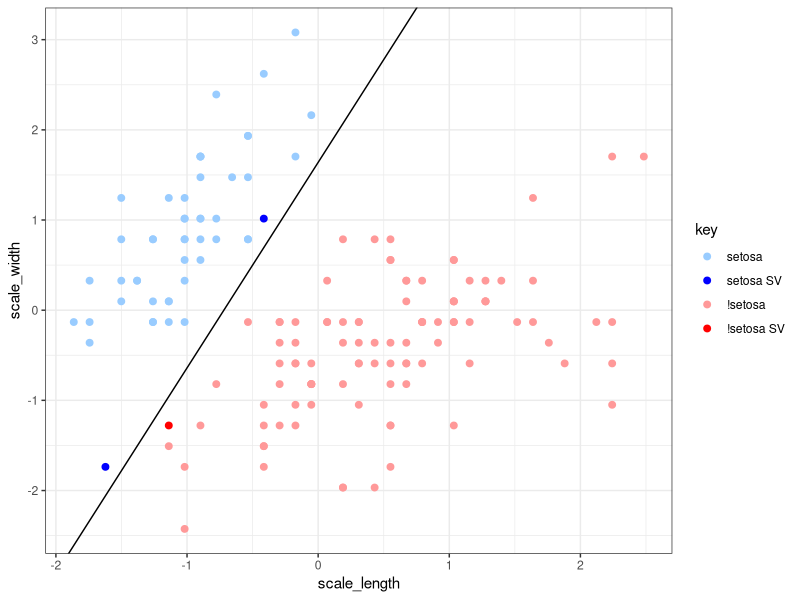
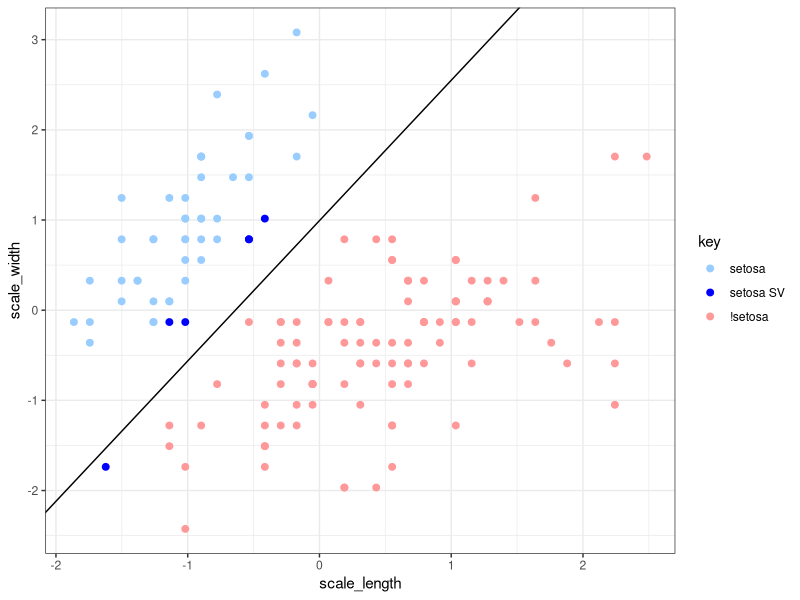
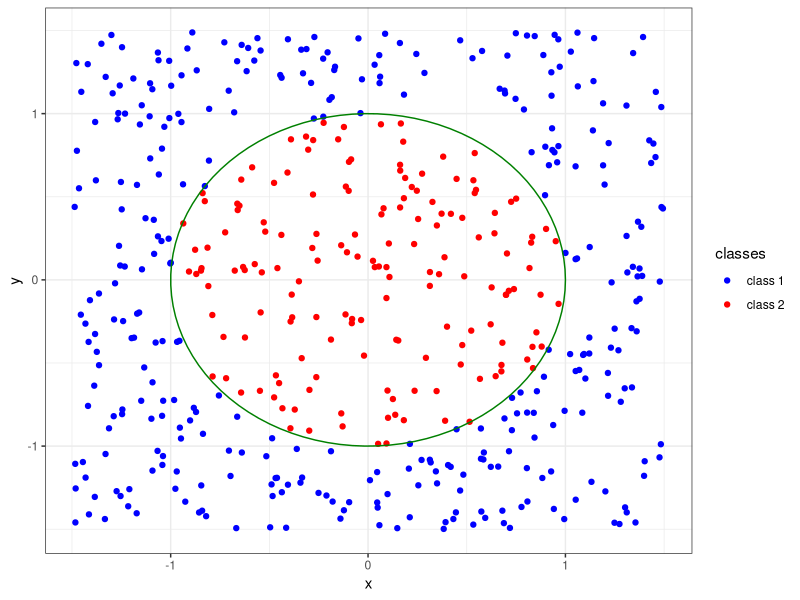
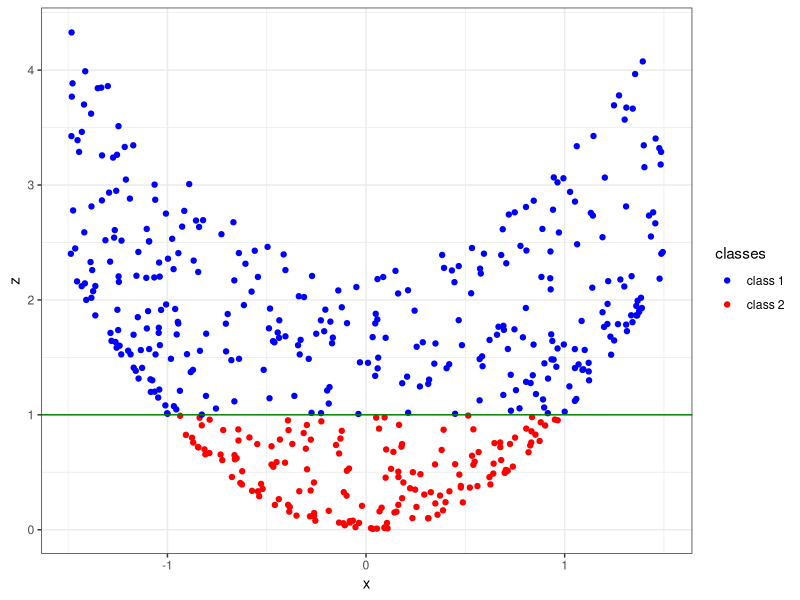
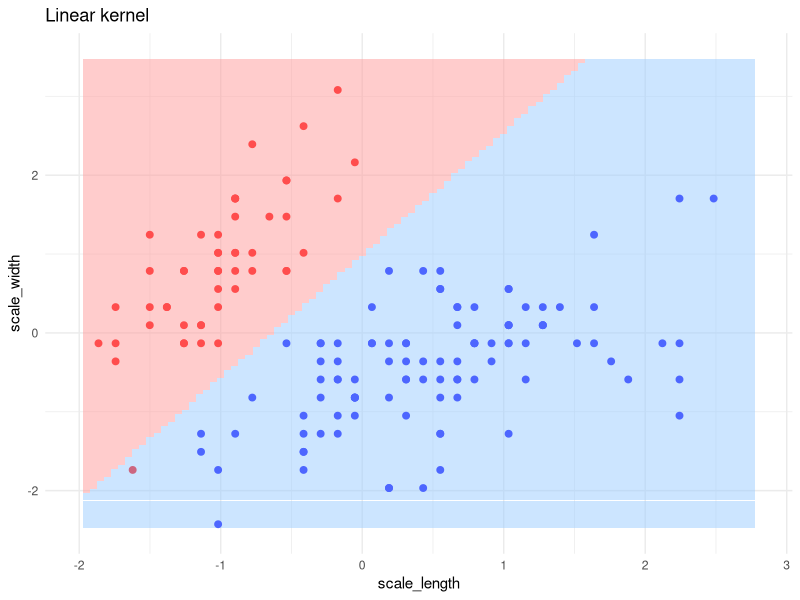
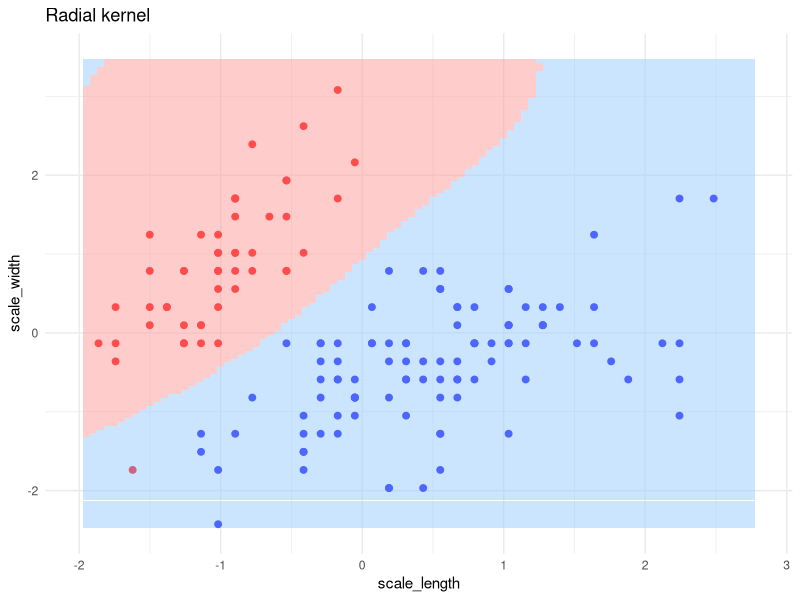
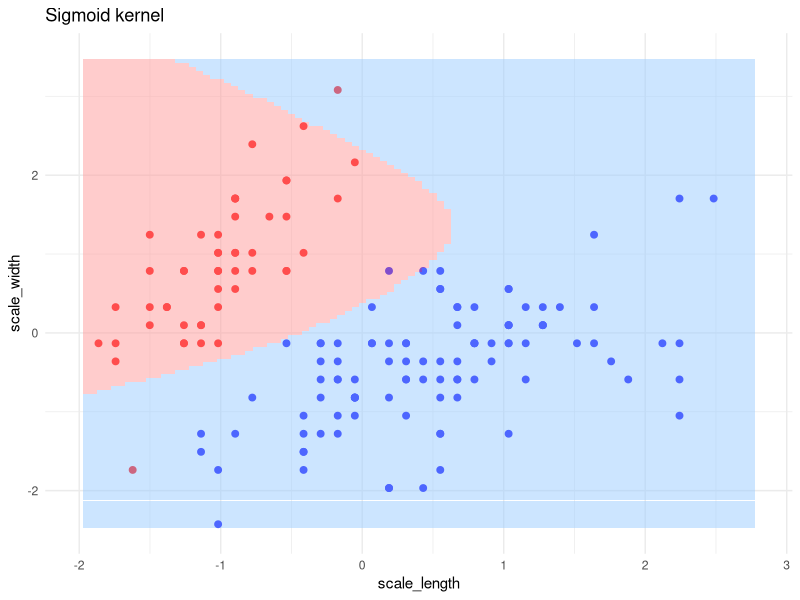

Reproduce these figures in R, in order.
## ---- chunk 1
knitr::opts_chunk$set(echo = TRUE)
## ---- chunk 2
library(tidyverse)
iris <- iris %>% rename("length" = "Sepal.Length" , "width" = "Sepal.Width") %>% mutate(setosa =as.factor(ifelse(Species=="setosa", "yes", "no")))
## ---- chunk 3
library(e1071)
svm_iris <- svm(setosa ~ width + length, data=iris, kernel="linear", cost=100)
## ---- chunk 4
iris_plot <- iris %>% mutate(scale_length=scale(length)[,1], scale_width=scale(width)[,1], index=1:n())

index_setosa <- which(iris$Species == "setosa")
index_nosetosa <- which(iris$Species != "setosa")
svm_setosa <- svm_iris$index[which(svm_iris$index %in% index_setosa)]
svm_nosetosa <- svm_iris$index[which(svm_iris$index %in% index_nosetosa)]

colors <- rep(1, 150)
colors[svm_setosa] <- 2
colors[index_nosetosa] <- 3
colors[svm_nosetosa] <- 4

iris_plot <- iris_plot %>% mutate(colors=as.factor(colors))

#coefficients of hyperplane
line <- coef(svm_iris)
line <- line/line[2]


ggplot(iris_plot, aes(scale_length, scale_width, col=colors)) + geom_point(size=2) + theme_bw() + scale_color_manual(name="key", values=c("#99CCFF", "#0000FF", "#FF9999", "#FF0000"), labels=c("setosa", "setosa SV", "!setosa", "!setosa SV")) + geom_abline(intercept = -line[1], slope = - line[3])

## ---- chunk 5
svm_iris0 <- svm(setosa ~ width + length, data=iris, kernel="linear", cost=1)

svm_setosa <- svm_iris0$index[which(svm_iris0$index %in% index_setosa)]
svm_nosetosa <- svm_iris$index0[which(svm_iris0$index %in% index_nosetosa)]

colors0 <- rep(1, 150)
colors0[svm_setosa] <- 2
colors0[index_nosetosa] <- 3
colors0[svm_nosetosa] <- 4

iris_plot <- iris_plot %>% mutate(colors0=as.factor(colors0))

#coefficients of hyperplane
line0 <- coef(svm_iris0)
line0 <- line0/line0[2]

ggplot(iris_plot, aes(scale_length, scale_width, col=colors0)) + geom_point(size=2) + theme_bw() + scale_color_manual(name="key", values=c("#99CCFF", "#0000FF", "#FF9999", "#FF0000"), labels=c("setosa", "setosa SV", "!setosa", "!setosa SV")) + geom_abline(intercept = -line0[1], slope = - line0[3])

## ---- chunk 6
circleFun <- function(center = c(0,0),diameter = 1, npoints = 100){
  r = diameter / 2
  tt <- seq(0,2*pi,length.out = npoints)
  xx <- center[1] + r * cos(tt)
  yy <- center[2] + r * sin(tt)
  return(data.frame(x = xx, y = yy))
}

circle <- circleFun(diameter=2)

n <- 500
x <- runif(n, -1.5, 1.5)
y <- runif(n, -1.5, 1.5)
class <- as.factor(ifelse(x^2 + y^2 < 1, 1, 0))
points <- data.frame(x=x, y=y, class=class)
points %>% ggplot + 
  geom_point(aes(x, y, col=class)) + 
  scale_color_manual(values = c("#0000FF", "#FF0000"), labels=c("class 1", "class 2")) +
  labs(color="classes") +
  geom_path(data=circle, mapping=aes(x, y), col="#008000") +
  theme_bw()
## ---- chunk 7
points <- points %>% mutate(z = x^2 + y^2)

points %>% ggplot(aes(x, z, col=class)) + 
  geom_point() + 
  scale_color_manual(values = c("#0000FF", "#FF0000"), labels=c("class 1", "class 2")) +
  labs(color="classes") +
  geom_hline(yintercept = 1, col="#008000") +
  theme_bw()
## ---- chunk 8
svm_iris_linear <- svm(setosa ~ scale_width + scale_length, data=iris_plot, kernel="linear")

svm_iris_radial <- svm(setosa ~ scale_width + scale_length, data=iris_plot, kernel="radial")

svm_iris_sigmoid <- svm(setosa ~ scale_width + scale_length, data=iris_plot, kernel="sigmoid")

iris_tile <- expand.grid(scale_length=seq(-2, 2.8, 0.05), scale_width=seq(-2.5, 3.5, 0.05))

iris_tile <- iris_tile %>% mutate(linear=predict(svm_iris_linear, iris_tile), radial=predict(svm_iris_radial, iris_tile), sigmoid=predict(svm_iris_sigmoid, iris_tile))

ggplot(iris_plot) +
  geom_point(aes(scale_length, scale_width, col=setosa), size=2, show.legend = FALSE) +
  theme_minimal() +
  scale_color_manual(values=c("#0000FF", "#FF0000")) +
  xlim(-2, 2.8) + ylim(-2.5, 3.5) +
  geom_tile(data=iris_tile, mapping=aes(scale_length, scale_width, fill=linear), show.legend = FALSE, alpha=0.5)+
  scale_fill_manual(values = c("#99CCfF", "#FF9999")) + 
  labs(title = "Linear kernel")
## ---- chunk 9
ggplot(iris_plot) +
  geom_point(aes(scale_length, scale_width, col=setosa), size=2, show.legend = FALSE) +
  theme_minimal() +
  scale_color_manual(values=c("#0000FF", "#FF0000")) +
  xlim(-2, 2.8) + ylim(-2.5, 3.5) +
  geom_tile(data=iris_tile, mapping=aes(scale_length, scale_width, fill=radial), show.legend = FALSE, alpha=0.5)+
  scale_fill_manual(values = c("#99CCfF", "#FF9999")) +
labs(title = "Radial kernel")
## ---- chunk 10
ggplot(iris_plot) +
  geom_point(aes(scale_length, scale_width, col=setosa), size=2, show.legend = FALSE) +
  theme_minimal() +
  scale_color_manual(values=c("#0000FF", "#FF0000")) +
  xlim(-2, 2.8) + ylim(-2.5, 3.5) +
  geom_tile(data=iris_tile, mapping=aes(scale_length, scale_width, fill=sigmoid), show.legend = FALSE, alpha=0.5)+
  scale_fill_manual(values = c("#99CCfF", "#FF9999")) +
labs(title = "Sigmoid kernel")
## ---- chunk 11
library(kableExtra)
svm_methods <- data.frame(kernel=c("linear", "polynomial", "radial"), svm=c("`svmLinear`", "`svmPoly`", "`svmRadial`"), `least squares svm`=c("`lssvmLinear`", "`lsssvmPoly`", "`lssvmRadial`"))
svm_methods %>% kable() %>% kable_styling()
